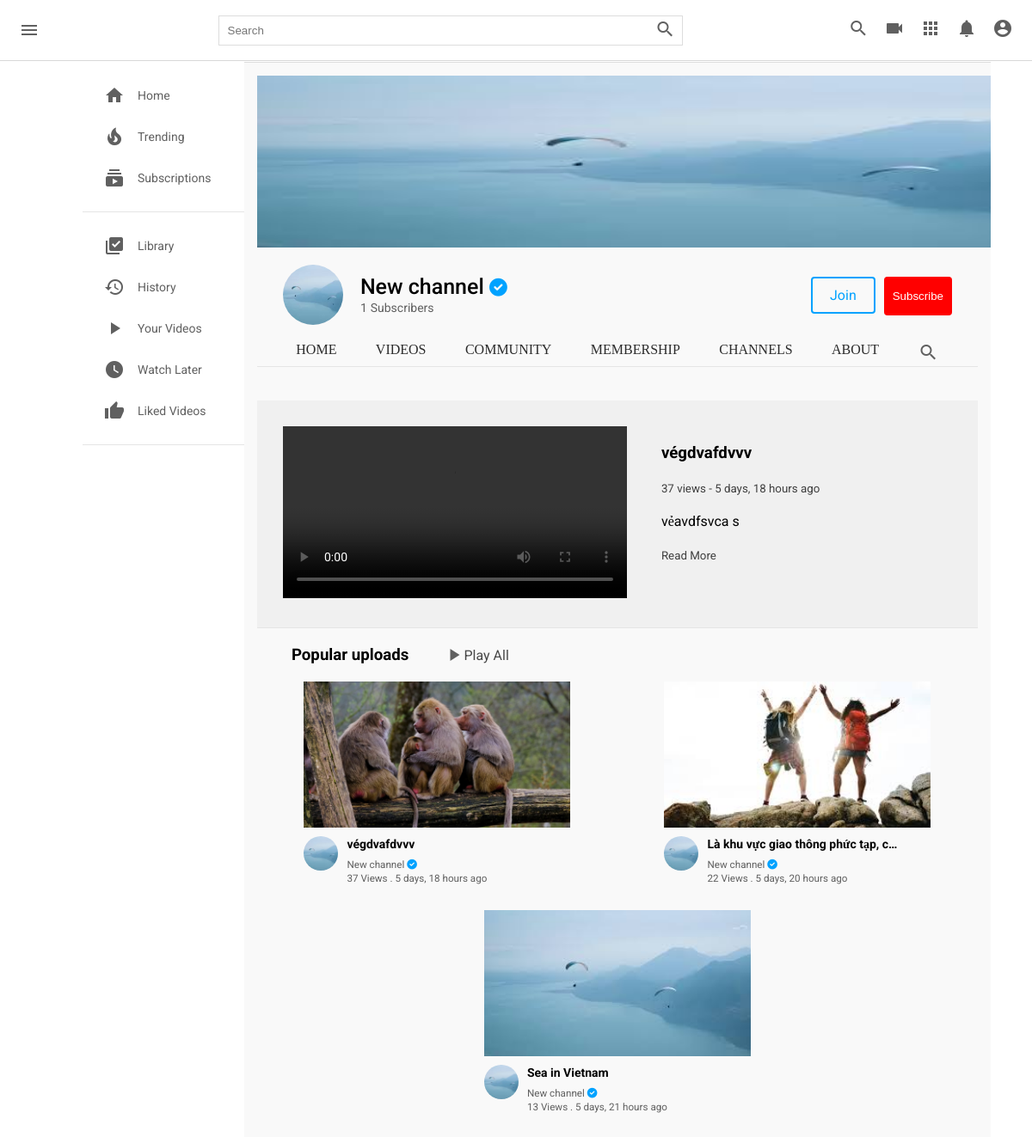
Page /c/2/ on the committed database.
### channel/models.py (models this page shows, shortened)
class Channel(models.Model):
  channel_art = models.ImageField(upload_to=user_directory_path, null=True, blank=True)
  image = models.ImageField(upload_to=user_directory_path, null=True, blank=True)
  full_name = models.CharField(max_length=200)
  channel_name = models.CharField(max_length=200)
  description = models.TextField(null=True, blank=True)
  keywords = TaggableManager()
  joined = models.DateTimeField(auto_now_add=True)
  status = models.CharField(choices=STATUS, max_length=100, default="active")
  user = models.OneToOneField(User, on_delete=models.SET_NULL, null=True, related_name="channel")
  subscribers = models.ManyToManyField(User, related_name="user_subs")
  verified = models.BooleanField(default=False)
  total_views = models.IntegerField(default=0)
  business_email = models.EmailField(null=True, blank=True)
  make_business_email_public = models.BooleanField(default=False)
  business_location = models.CharField(null=True, blank=True, max_length=500)
  make_business_location_public = models.BooleanField(default=False)
  website = models.URLField(default="https://my-website.com/")
  instagram = models.URLField(default="https://instagram.com/")
  facebook = models.URLField(default="https://facebook.com/")
  twitter = models.URLField(default="https://twitter.com/")

### core/models.py (models this page shows, shortened)
class Video(models.Model):
  video = models.FileField(upload_to=user_directory_path)
  image = models.ImageField(upload_to=user_directory_path, null=True, blank=True)
  title = models.CharField(max_length=100)
  description = models.TextField(null=True, blank=True)
  tags = TaggableManager()
  date = models.DateTimeField(auto_now_add=True)
  visibility = models.CharField(choices=VISIBILITY, max_length=100, default="public")
  user = models.ForeignKey(User, on_delete=models.SET_NULL, null=True)
  views = models.PositiveIntegerField(default=0)
  likes = models.ManyToManyField(User, related_name="likes")
  featured = models.BooleanField(default=False)

### channel/views.py (the view)
# urls.py: path("<channel_id>/", views.channel_profile, name="channel-profile"),
def channel_profile(request, channel_id):
  channel = get_object_or_404(Channel, id=channel_id)
  videos = Video.objects.filter(user=channel.user, visibility="public").order_by("-views")
  try:
    video_featured = Video.objects.get(user=channel.user, featured=True)
  except:
    video_featured = None
  context = {
    "videos": videos,
    "channel": channel,
    "video_featured": video_featured
  }
  return render(request, "channel/channel.html", context)

### templates/channel/channel.html (shortened to what this page needs)
{% load static %}
<!DOCTYPE html>
<html lang="en">
  <head>
    <link rel="stylesheet" href="{% static 'css/style.css' %}" type="text/css" />
    <link rel="stylesheet" href="{% static 'css/single.css' %}" type="text/css">
    <link rel="stylesheet" href="https://use.fontawesome.com/releases/v6.0.0/css/all.css"/>
  </head>
  <body>
    <div class="header">
      <div class="header__left">
        <i id="menu" class="material-icons">menu</i>
        <a href="index.html">
        </a>
      </div>
      <div class="header__search">
        <form action="">
          <input type="text" placeholder="Search" />
          <button><i class="material-icons">search</i></button>
        </form>
      </div>
      <div class="header__icons">
        <i class="material-icons display-this">search</i>
        <i class="material-icons">videocam</i>
        <i class="material-icons">apps</i>
        <i class="material-icons display-this">notifications</i>
        <i id="drop-down" class="material-icons display-this">account_circle</i>
      </div>
    </div>
    <div class="mainBody">
      <div class="sidebar">
        <div class="sidebar__categories">
          <a href="index.html">
            <div class="sidebar__category">
              <i class="material-icons">home</i>
              <span>Home</span>
            </div>
          </a>
          <div class="sidebar__category">
            <i class="material-icons">local_fire_department</i>
            <span>Trending</span>
          </div>
          <div class="sidebar__category">
            <i class="material-icons">subscriptions</i>
            <span>Subscriptions</span>
          </div>
        </div>
        <hr />
        <div class="sidebar__categories">
          <div class="sidebar__category">
            <i class="material-icons">library_add_check</i>
            <span>Library</span>
          </div>
          <div class="sidebar__category">
            <i class="material-icons">history</i>
            <span>History</span>
          </div>
          <a href="channel-videos.html">
            <div class="sidebar__category">
              <i class="material-icons">play_arrow</i>
              <span>Your Videos</span>
            </div>
          </a>
          <div class="sidebar__category">
            <i class="material-icons">watch_later</i>
            <span>Watch Later</span>
          </div>
          <div class="sidebar__category">
            <i class="material-icons">thumb_up</i>
            <span>Liked Videos</span>
          </div>
        </div>
        <hr />
      </div>
      <div class="videos">
        {% include 'channel/partials/channel-header.html' %}
        {% if video_featured != None %}
        <div class="channel-intro-video">
          <div class="intro-video">
            <video controls>
              <source src="{{ video_featured.video.url }}" type="video/mp4"/>
            </video>
          </div>
          <div class="intro-contents">
            <h3>
              {{video_featured.title|truncatechars:100}}
            </h3>
            <small class="small">{{video_featured.views}} view{{video_featured.views|pluralize}} - {{video_featured.date|timesince}} ago</small>
            <p>
              {{ video_featured.description|truncatechars:100 }}
            </p>
            <small>Read More</small>
          </div>
        </div>
        {% endif %}
        <hr />
        <br />
        <div class="popular-video flex">
          <h3>Popular uploads</h3>
          <div class="flex play-all">
            <i class="material-icons">play_arrow</i>
            <a href="">Play All</a>
          </div>
        </div>
        <br />
        <div class="videos__container">
          {% for v in videos %}
          <div class="video">
            <div class="video__thumbnail">
              {% if v.image %}
              <a href="{% url 'video-detail' v.id %}"><img src="{{v.image.url}}" alt=""></a>
              {% else %}
              <a href="{% url 'video-detail' v.id %}"><img src="https://encrypted-tbn0.gstatic.com/images?q=tbn:ANd9GcQrf0lpB42PwkxZCIvkgPjzFbA4SMYVhjyVLDdrC5_OLJEAI4GCqBfknjVqIeqQXvHuX9A&usqp=CAU" alt=""></a>
              {% endif %}
            </div>
            <div class="video__details">
              <div class="author">
                {% if v.user.channel.image %}
                <a href="{% url 'channel-profile' v.user.channel.id %}"><img src="{{ v.user.channel.image.url }}" alt=""></a>
                {% else %}
                <a href="{% url 'channel-profile' v.user.channel.id %}"><img src="https://cdn-icons-png.flaticon.com/512/1053/1053244.png?w=360" alt=""></a>
                {% endif %}
              </div>
              <div class="title">
                <a href="{% url 'video-detail' v.id %}">
                  <h3>{{v.title|truncatechars:34}}</h3>
                </a>
                <a href="{% url 'channel-profile' v.user.channel.id %}">
                  <small>{{v.user.channel.channel_name}}
                    {% if v.user.channel.verified == True %}
                    <i class="fas fa-check-circle"></i>
                    {% endif %}
                  </small>
                </a>
                <span>
                  <small>{{ v.views }} View{{ v.views|pluralize }} . {{ v.date|timesince }} ago</small>
                </span>
              </div>
            </div>
          </div>
          {% endfor %}
        </div>
      </div>
    </div>
  </body>
</html>

### templates/channel/partials/channel-header.html (shortened to what this page needs)
<div class="channel-art">
  <img src="{{ channel.channel_art.url }}" alt="" />
</div>
<div class="channel-header flex">
  <div class="channel-img-title flex">
    <img class="img" src="{{ channel.image.url }}" alt="" />
    <div class="channel-image-texts">
      <h4>{{ channel.channel_name }}
        {% if channel.verified == True %}
        <small><i class="fas fa-check-circle"></i></small>
        {% endif %}
      </h4>
      <span id="count"></span> <span>Subscribers</span>
    </div>
  </div>
  <div class="channel-header-btns">
    <div><a href="" class="channel-join">Join</a></div>
    <div>
      <button id="sub_btn" onclick="addSub()" style="padding: 15px 10px; margin-top: 10px; border: none;"class="subscribe-btn">
        Subscribe
      </button>
    </div>
  </div>
</div>
<div class="channel-header-links flex">
  <a href="{% url 'channel-profile' channel.id %}" class="display-this">Home</a>
  <a href="{% url 'channel-videos' channel.id %}" class="display-this">Videos</a>
  <a href="{% url 'channel-community' channel.id %}" class="dont-display-thdis">Community</a>
  <a href="{% url 'channel-profile' channel.id %}" class="dont-display-this">Membership</a>
  <a href="{% url 'channel-profile' channel.id %}" class="dont-display-this">Channels</a>
  <a href="{% url 'channel-about' channel.id %}" class="display-this">About</a>
  <a href="{% url 'channel-profile' channel.id %}" class="dont-display-this"><i class="material-icons">search</i></a>
</div>
<hr/>
<br/>

### static/css/style.css (style rules this page uses)
* { margin: 0; padding: 0; box-sizing: border-box; }
body { font-family: poppins; }
.material-icons { color: rgb(96, 96, 96); }
.header { display: flex; justify-content: space-between; align-items: center; height: 70px; padding: 15px; }
.header__left { display: flex; align-items: center; }
.header i { padding: 0 7px; cursor: pointer; }
.header__search form { border: 1px solid #ddd; height: 35px; margin: 0; padding: 0; display: flex; }
.header__search input { width: 500px; padding: 10px; margin: 0; border-radius: 0; border: none; height: 100%; }
.header__search button { padding: 0; margin: 0; height: 100%; border: none; border-radius: 0; }
.mainBody { height: calc(100vh - 70px); display: flex; overflow: hidden; }
.sidebar { height: 100%; width: 230px; background-color: white; overflow-y: scroll; }
.sidebar__categories { width: 100%; display: flex; flex-direction: column; margin-bottom: 15px; margin-top: 15px; }
.sidebar__category { display: flex; align-items: center; padding: 12px 25px; }
.sidebar__category span { margin-left: 15px; }
hr { height: 1px; background-color: #e5e5e5; border: none; }
.videos { background-color: #f9f9f9; width: 100%; height: 100%; padding: 15px 15px; border-top: 1px solid #ddd; overflow-y: scroll; }
.videos__container { display: flex; flex-direction: row; justify-content: space-around; flex-wrap: wrap; }
.video { width: 310px; margin-bottom: 30px; }
.video__thumbnail { width: 100%; height: 170px; }
.video__thumbnail img { object-fit: cover; height: 100%; width: 100%; }
.author img { object-fit: cover; border-radius: 50%; height: 40px; width: 40px; margin-right: 10px; }
.video__details { display: flex; margin-top: 10px; }
.title { display: flex; flex-direction: column; }
.title h3 { color: rgb(3, 3, 3); line-height: 18px; font-size: 14px; margin-bottom: 6px; }
.title a, span { text-decoration: none; color: rgb(96, 96, 96); font-size: 14px; }
.channel-art img { width: 1100px; height: 200px; }
.channel-art { width: 1100px; height: 200px; }
.flex { display: flex; }
.channel-header { margin: 20px 30px; align-items: center; justify-content: space-between; }
.channel-img-title { align-items: center; }
.channel-img-title .img { width: 70px; height: 70px; object-fit: cover; border-radius: 50px; }
.channel-img-title .channel-image-texts { margin-left: 20px; }
.channel-image-texts h4 { font-size: 25px; font-weight: 500; }
.channel-header-btns { display: flex; }
.channel-header-btns a { display: flex; margin: 10px; text-decoration: none; padding: 10px 20px; }
.channel-header-btns .channel-join { border: 2px solid rgb(0, 162, 255); color: rgb(0, 162, 255); border-radius:4px; transition: 0.5s; }
.channel-header-links { justify-content: space-evenly; }
.channel-header-links a { text-decoration: none; text-transform: uppercase; font-family: poppins; color: rgb(43, 43, 43); font-weight: 500; }
.channel-intro-video { margin-top: 20px; padding: 30px; display: flex; background-color: rgb(240, 240, 240); }
.channel-intro-video video { width: 400px; height: 200px; object-fit: cover; }
.intro-contents { margin-left: 40px; }
.intro-contents h3 { margin-top: 20px; margin-bottom: 20px; color: black; }
.intro-contents p { margin-top: 20px; margin-bottom: 20px; color: black; }
.intro-contents small { margin-top: 20px; margin-bottom: 20px; color: rgb(63, 63, 63); }
.popular-video { align-items: center; }
.popular-video h3 { margin-left: 40px; }
.popular-video .play-all { margin-left: 40px; align-items: center; }
.play-all a { text-decoration: none; color: rgb(71, 71, 71); }
a { text-decoration: none; }

### static/css/single.css (style rules this page uses)
body { font-family: "Roboto", "sans-serif"; padding: 16px 16px 0; margin: 56px 0 0 0 ; font-size: 16px; color: black; background-color: white; }
.header { position: fixed; top: 0; left: 0; background-color: #fff; z-index: 1; width: 100%; box-shadow: 0 1px 0 rgba(0, 0, 0, 0.151); }
.fa-check-circle { color: rgb(0, 162, 255); }
.flex { display: flex; }
@media screen and (min-width: 768px) { body { padding: 16px 48px 0 96px; } }
.subscribe-btn { background-color: red; padding: 5px 14px; color: white; text-decoration: none; border-radius: 4px; }
button { background: none ; outline: none; border: none; }

### templates/channel/partials/channel-header.html (style rules this page uses)
a { text-decoration: none; }

### rows in the picture
Channel: channel_art (picture), image (picture), channel_name "New channel"
Video: title "végdvafdvvv", views "37", date "5 days, 18 hours", description "vẻavdfsvca s", image (picture), user.channel.image (picture), user.channel.channel_name "New channel"
Video: image (picture), user.channel.image (picture), title "Là khu vực giao thông phức tạp, c…", user.channel.channel_name "New channel", views "22", date "5 days, 20 hours"
Video: image (picture), user.channel.image (picture), title "Sea in Vietnam", user.channel.channel_name "New channel", views "13", date "5 days, 21 hours"
